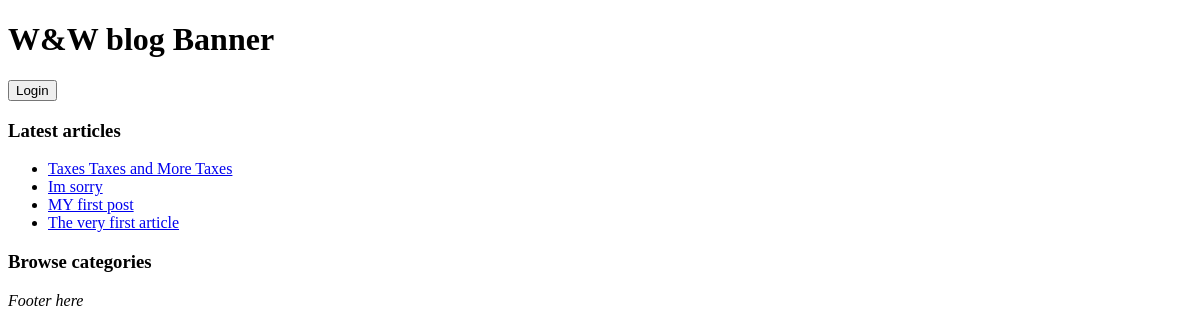
The app's page /, older data.
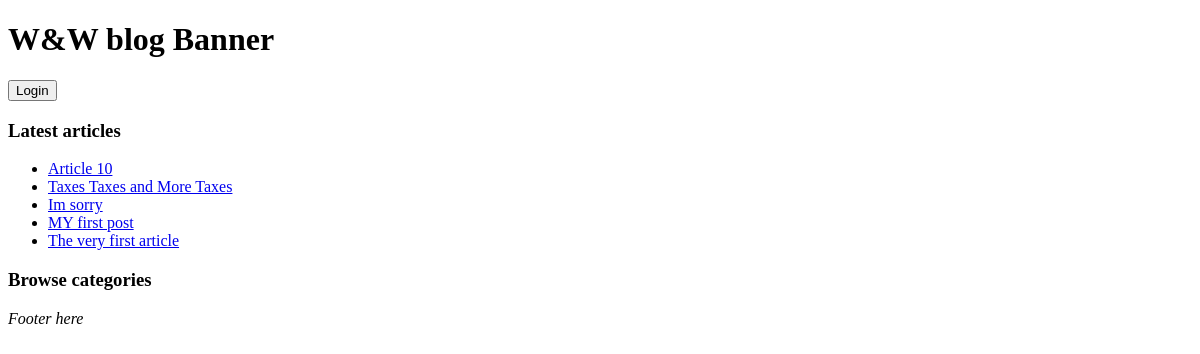
The same page, newer data.
### wwapp/models.py (models this page shows, shortened)
class Article(models.Model):
    article_id = models.AutoField(primary_key=True)
    article_title = models.CharField(max_length=45, default=None, blank=True)
    pub_date = models.DateTimeField(default=None)
    author = models.ForeignKey(User, on_delete=models.PROTECT)
    category = models.ForeignKey(Category, on_delete=models.SET_DEFAULT, default=None, blank=True, null=True)
    visits = models.IntegerField(default=0)
    published = models.BooleanField(default=False)
    creation_date = models.DateTimeField(auto_now_add=True)
    """
    # populate with -  default=timezone.now - from django.utils.timezone.now()
    # edit_date = models.DateField(auto_now=True)
    # can be used instead auto_now_add = True,
    """
    class Meta:
        indexes = [
            models.Index(fields=['article_title']),
            models.Index(fields=['author']),
        ]
    @staticmethod
    def get_latest_articles(count):
        latest_articles = Article.objects.order_by('-pub_date')[:int(count)]
        return latest_articles

### wwapp/views.py (the view)
# urls.py: path('', views.index, name='index'),
def index(request):
    latest_articles = Article.get_latest_articles(count=5)
    projects = Category.get_root_categories()
    values = {
        "latest_articles_list": latest_articles,
        "categories": projects
    }
    return render(request, "wwapp/index.html", values)

### wwapp/models.py (called while the page is built)
    @staticmethod
    def get_root_categories():
        return Category.objects.filter(category_type="PROJECT")

### wwapp/templates/wwapp/index.html (shortened to what this page needs)
{% extends 'wwapp/base.html'%}
{% block content %}
    <h3>Latest articles</h3>
    {% if latest_articles_list %}
        <ul title="Latest articles">
            {% for article in latest_articles_list %}
                <li>
                    <a href="/post/{{ article.article_id }}/view/">{{ article.article_title }}</a>
                </li>
            {% endfor %}
        </ul>
    {% else %}
        <p>There are no articles.</p>
    {% endif %}
    <h3>Browse categories</h3>
{% endblock %}

Row changes from the older to the newer data that the page shows:
added Article: article_title "Article 10"
